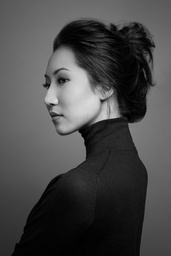
#> input picture Lab03/po.jpg, 171 x 256 px, shrunk from 1335 x 2000 before the run
$ jupyter execute unsharpMaskExample.ipynb   (shell and % lines are left out)
#> lines starting #> are read from the running program, lines starting #| are printed output that depends on the picture
[cell 1]
import matplotlib.pyplot as plt
import scipy.ndimage as ndimage
import numpy as np
import skimage as sk

[cell 2]
#simple blur
def myfunc(x):
    return x.mean()

[cell 3]
I = plt.imread('po.jpg').astype(float) # my image too large
I = I/I.ravel().max()
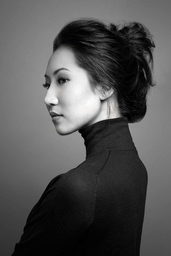
#> I: shape (256, 171, 3) float64; mean R, G, B 0.329, 0.329, 0.329

Ib = np.zeros(I.shape)
Out = np.zeros(I.shape[:2])

for chan in range(3):
    ndimage.generic_filter(I[:, :, chan], function=myfunc, size=30, output=Out, mode='wrap')
    Ib[...,chan] = Out.copy();
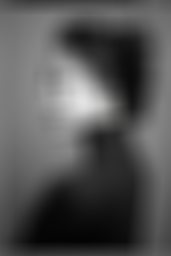
#> Ib: shape (256, 171, 3) float64; mean R, G, B 0.329, 0.329, 0.329

[cell 4]
f, axarr = plt.subplots(1,2, figsize=(10, 3))
axarr[0].imshow(I)
axarr[0].set_title('Original')

axarr[1].imshow(Ib)
axarr[1].set_title('Blurred')
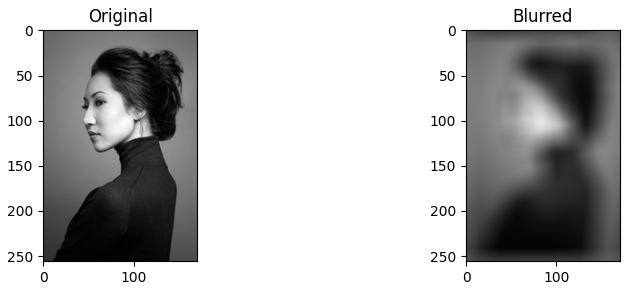
#> figure drawn by matplotlib, 2 panels

[cell 5]
#Now sharpen
D = I - Ib
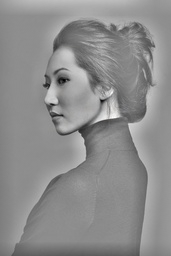
#> D: shape (256, 171, 3) float64; mean R, G, B -5.19e-17, -6.48e-17, -9.86e-17; drawn with min black and max white
Isharp = I + D
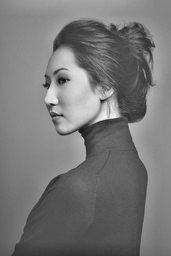
#> Isharp: shape (256, 171, 3) float64; mean R, G, B 0.329, 0.329, 0.329; drawn with min black and max white
Isharp[Isharp < 0] = 0
Isharp[Isharp > 1] = 1
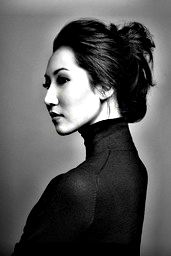
#> Isharp: shape (256, 171, 3) float64; mean R, G, B 0.341, 0.341, 0.341

f, axarr = plt.subplots(1,2, figsize=(10, 3))

#normalize to [0,1] the difference image, for display.
D = D - D.ravel().min()
D = D/D.ravel().max()

axarr[0].imshow(D)
axarr[0].set_title('Orginal-Blurred (D)')

axarr[1].imshow(Isharp)
axarr[1].set_title('Sharped (Original + D)')

[cell 6]
f, a = plt.subplots(1,2, figsize=(10, 3), sharex=True, sharey=True)

a[0].imshow(I)
a[0].set_title('Original')

a[1].imshow(Isharp)
a[1].set_title('Sharped (Original + D) with mean')

[cell 7]
I = plt.imread('po.jpg').astype(float)
I = I/I.ravel().max()

Ib = np.zeros(I.shape)
Out = np.zeros(I.shape[:2])

[cell 8]
h = np.array([[-1,-1,-1], [-1,8,-1],[-1,-1,-1]]) # LoG
h = np.stack([h,h,h], axis = -1)
GL = ndimage.correlate(I, h, mode='mirror') # look at the gradient/slope
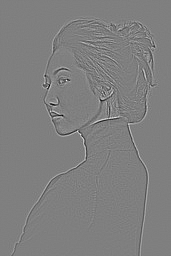
#> GL: shape (256, 171, 3) float64; mean R, G, B -0.000267, -0.000267, -0.000267; drawn with min black and max white
GL = (GL - GL.min())/(GL.max() - GL.min()) # make the range 0 -> 1
plt.figure()
plt.imshow(GL, cmap = 'gray')

[cell 9]
#Now sharpen
DL = I - GL
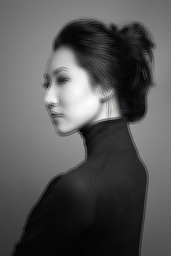
#> DL: shape (256, 171, 3) float64; mean R, G, B -0.171, -0.171, -0.171; drawn with min black and max white
IsharpL = I + DL
IsharpL[IsharpL > 1] = 1
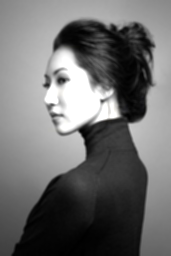
#> IsharpL: shape (256, 171, 3) float64; mean R, G, B 0.148, 0.148, 0.148; drawn with min black and max white
IsharpL[IsharpL < 0] = 0
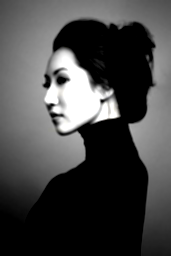
#> IsharpL: shape (256, 171, 3) float64; mean R, G, B 0.275, 0.275, 0.275
f, axx = plt.subplots(1,2, figsize = (10,5) ,sharex = True, sharey = True)
axx[0].imshow(I)
axx[1].imshow(IsharpL)

$ run again, with Lab03/canyon.jpg copied over Lab03/po.jpg
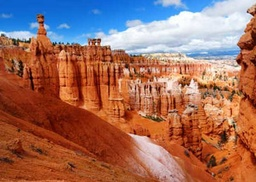
#> input picture Lab03/canyon.jpg, 256 x 182 px, shrunk from 660 x 469 before the run
#> after the loop `for chan in range(3):`:
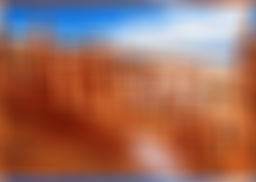
#> Ib: shape (182, 256, 3) float64; mean R, G, B 0.62, 0.431, 0.379
#> `IsharpL[IsharpL < 0] = 0`:
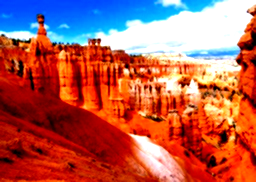
#> IsharpL: shape (182, 256, 3) float64; mean R, G, B 0.702, 0.367, 0.33

$ run again, with Lab03/po2.jpg copied over Lab03/po.jpg
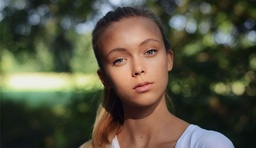
#> input picture Lab03/po2.jpg, 256 x 148 px, shrunk from 701 x 405 before the run
#> `IsharpL[IsharpL < 0] = 0`:
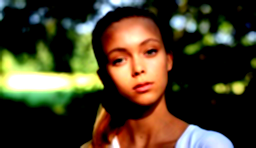
#> IsharpL: shape (148, 256, 3) float64; mean R, G, B 0.281, 0.245, 0.158
